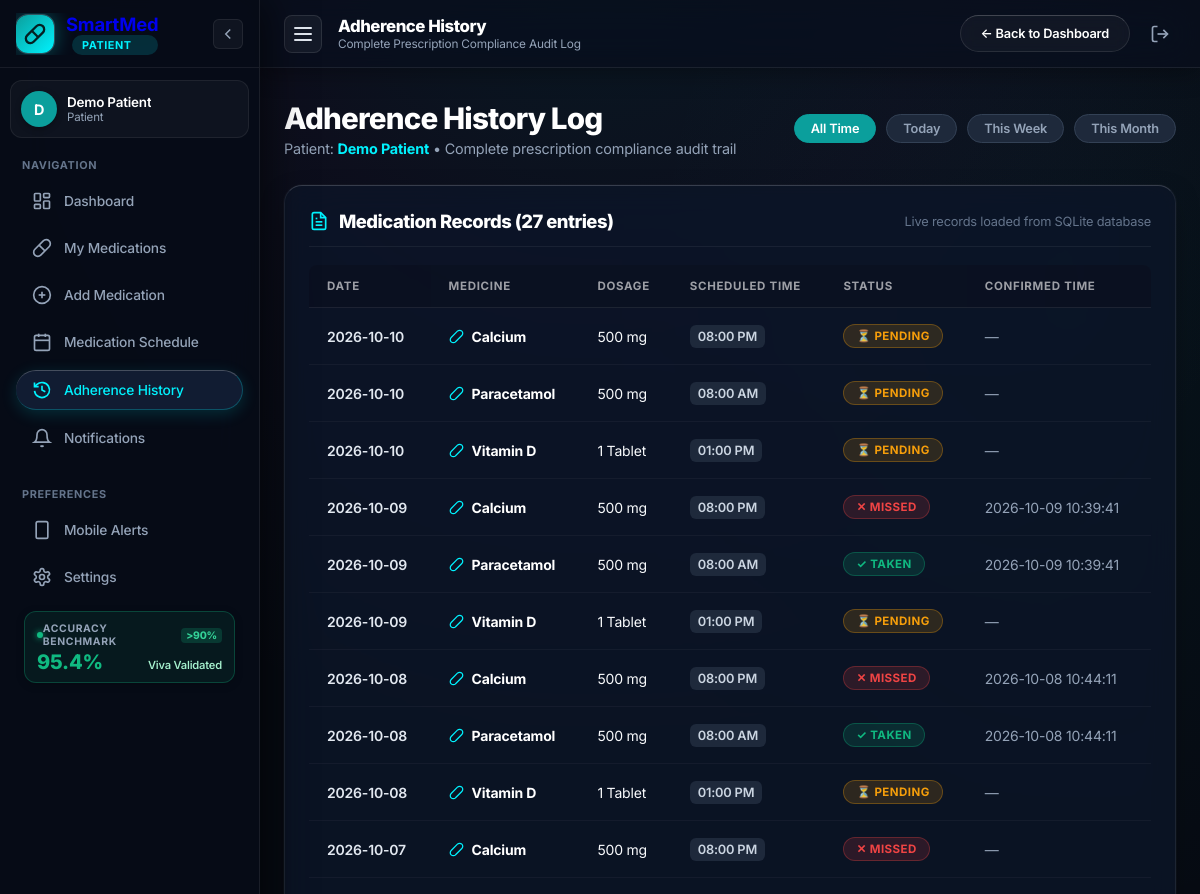
The page /history (signed in, upper part) on the database as committed earlier.
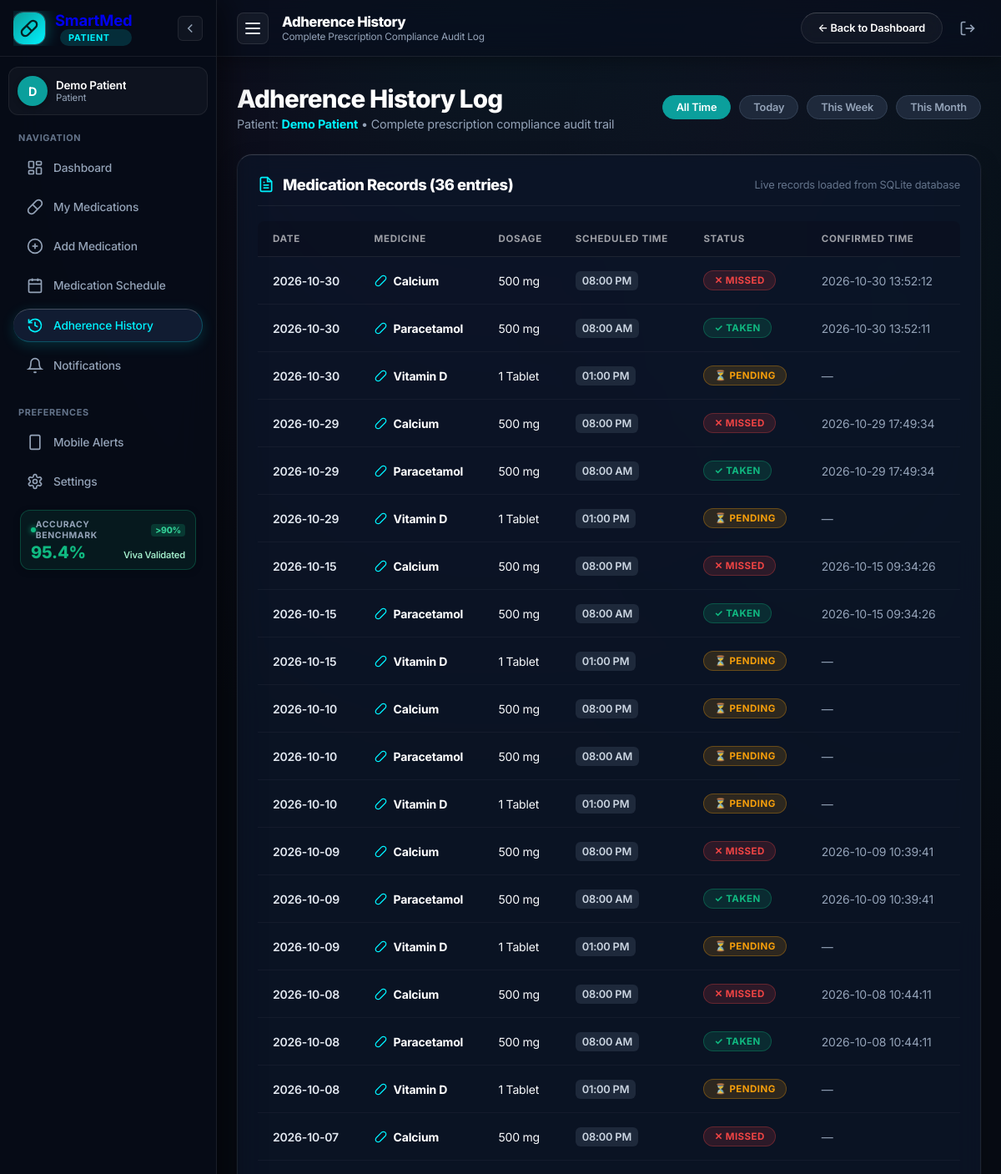
The same page on the database as committed later.
### tables this page shows
CREATE TABLE adherence (
            id INTEGER PRIMARY KEY AUTOINCREMENT,
            medication_id INTEGER NOT NULL,
            scheduled_date TEXT NOT NULL,
            scheduled_time TEXT NOT NULL,
            status TEXT NOT NULL DEFAULT 'PENDING',
            confirmed_at TEXT,
            FOREIGN KEY (medication_id) REFERENCES medications(id) ON DELETE CASCADE
        );

CREATE TABLE medications (
            id INTEGER PRIMARY KEY AUTOINCREMENT,
            patient_id INTEGER NOT NULL,
            medicine_name TEXT NOT NULL,
            dosage TEXT NOT NULL,
            frequency TEXT NOT NULL,
            scheduled_time TEXT NOT NULL,
            start_date TEXT NOT NULL,
            end_date TEXT NOT NULL, instructions TEXT DEFAULT '',
            FOREIGN KEY (patient_id) REFERENCES users(id) ON DELETE CASCADE
        );

### app.py (the view)
@app.route("/history")
def history():
    if "user_id" not in session:
        return redirect(url_for("login"))
    conn = get_db()
    cursor = conn.cursor()
    if session.get("role") == "caregiver":
        req_p = request.args.get("patient_id")
        cursor.execute("""
            SELECT u.id, u.name
            FROM caregiver_patients cp
            JOIN users u ON cp.patient_id = u.id
            WHERE cp.caregiver_id = ?
        """, (session["user_id"],))
        auth_pts = cursor.fetchall()
        if not auth_pts:
            conn.close()
            return "No authorized patients assigned to your account.", 403
        if req_p:
            match = [p for p in auth_pts if p["id"] == int(req_p)]
            if not match:
                conn.close()
                return "403 Forbidden: You are not authorized to view this patient.", 403
            patient_id = match[0]["id"]
            patient_name = match[0]["name"]
        else:
            patient_id = auth_pts[0]["id"]
            patient_name = auth_pts[0]["name"]
    else:
        patient_id = session["user_id"]
        patient_name = session.get("user_name")
    filter_period = request.args.get("filter", "all")  # today, week, month, all
    today = date.today()
    query = """
        SELECT
            a.id,
            a.scheduled_date,
            a.scheduled_time,
            a.status,
            a.confirmed_at,
            m.medicine_name,
            m.dosage,
            m.frequency,
            m.instructions
        FROM adherence a
        JOIN medications m ON a.medication_id = m.id
        WHERE m.patient_id = ?
    """
    params = [patient_id]
    if filter_period == "today":
        query += " AND a.scheduled_date = ?"
        params.append(today.strftime("%Y-%m-%d"))
    elif filter_period == "week":
        week_ago = (today - timedelta(days=7)).strftime("%Y-%m-%d")
        query += " AND a.scheduled_date >= ?"
        params.append(week_ago)
    elif filter_period == "month":
        month_ago = (today - timedelta(days=30)).strftime("%Y-%m-%d")
        query += " AND a.scheduled_date >= ?"
        params.append(month_ago)
    query += " ORDER BY a.scheduled_date DESC, a.scheduled_time DESC"
    cursor.execute(query, params)
    history_records = cursor.fetchall()
    conn.close()
    return render_template(
        "history.html",
        records=history_records,
        active_filter=filter_period,
        patient_name=patient_name
    )

### app.py (called while the page is built)
def get_db():
    conn = sqlite3.connect(DATABASE_PATH)
    conn.row_factory = sqlite3.Row
    return conn

    def __call__(self, environ, start_response):
        path_info = environ.get('PATH_INFO', '')
        if path_info.startswith('/api/index'):
            subpath = path_info[len('/api/index'):]
            if not subpath or subpath == '/':
                environ['PATH_INFO'] = '/'
            else:
                environ['PATH_INFO'] = subpath if subpath.startswith('/') else ('/' + subpath)
        return self.wsgi_app(environ, start_response)

### templates/history.html (shortened to what this page needs)
<!DOCTYPE html>
<html lang="en">
<head>
  <link rel="stylesheet" href="{{ url_for('static', filename='css/style.css') }}">
</head>
<body class="app-layout">
  {% set active_page = 'history' %}
  {% include 'sidebar_partial.html' %}
  <div class="app-main-wrapper">
    <header class="app-topbar">
      <div class="topbar-left">
        <button type="button" class="hamburger-btn" id="sidebarHamburgerBtn" onclick="toggleSidebar()" aria-label="Toggle Navigation Sidebar" title="Toggle Sidebar">
          <span class="hamburger-line"></span>
          <span class="hamburger-line"></span>
          <span class="hamburger-line"></span>
        </button>
        <div class="topbar-page-info">
          <h2 class="topbar-title">Adherence History</h2>
          <span class="topbar-subtitle">Complete Prescription Compliance Audit Log</span>
        </div>
      </div>
      <div class="topbar-right">
        <a href="{{ url_for('admin_dashboard' if session.get('role') == 'admin' else ('caregiver_dashboard' if session.get('role') == 'caregiver' else 'patient_dashboard')) }}" class="btn-secondary" style="padding:6px 14px; font-size:0.8rem;">
          ← Back to Dashboard
        </a>
        <a href="{{ url_for('logout') }}" class="btn-logout" title="Sign Out">
          <svg width="20" height="20" viewBox="0 0 24 24" fill="none" stroke="currentColor" stroke-width="2">
            <path d="M9 21H5a2 2 0 0 1-2-2V5a2 2 0 0 1 2-2h4"/><polyline points="16 17 21 12 16 7"/><line x1="21" y1="12" x2="9" y2="12"/>
          </svg>
        </a>
      </div>
    </header>
    <main class="main-content">
    <div class="dashboard-header">
      <div class="header-title-box">
        <h1>Adherence History Log</h1>
        <p>Patient: <strong style="color:var(--cyan-accent);">{{ patient_name }}</strong> • Complete prescription compliance audit trail</p>
      </div>
      <div class="filter-bar">
        <a href="{{ url_for('history', filter='all') }}" class="filter-btn {{ 'active' if active_filter == 'all' else '' }}">All Time</a>
        <a href="{{ url_for('history', filter='today') }}" class="filter-btn {{ 'active' if active_filter == 'today' else '' }}">Today</a>
        <a href="{{ url_for('history', filter='week') }}" class="filter-btn {{ 'active' if active_filter == 'week' else '' }}">This Week</a>
        <a href="{{ url_for('history', filter='month') }}" class="filter-btn {{ 'active' if active_filter == 'month' else '' }}">This Month</a>
      </div>
    </div>
    <section class="section-card">
      <div class="section-header">
        <div class="section-title-box">
          <h2 class="section-title">Medication Records ({{ records|length }} entries)</h2>
        </div>
        <span style="font-size:0.8rem; color:var(--text-dim);">Live records loaded from SQLite database</span>
      </div>
      <div class="table-responsive">
        <table class="med-table">
          <thead>
            <tr>
              <th>Date</th>
              <th>Medicine</th>
              <th>Dosage</th>
              <th>Scheduled Time</th>
              <th>Status</th>
              <th>Confirmed Time</th>
            </tr>
          </thead>
          <tbody>
            {% if records %}
              {% for r in records %}
                <tr>
                  <td style="font-weight:600; color:#E2E8F0;">{{ r.scheduled_date }}</td>
                  <td>
                    <div class="med-name-cell">
                      <svg width="15" height="15" viewBox="0 0 24 24" fill="none" stroke="var(--cyan-accent)" stroke-width="2">
                        <path d="m10.5 20.5 10-10a4.95 4.95 0 1 0-7-7l-10 10a4.95 4.95 0 1 0 7 7Z"/>
                      </svg>
                      <span>{{ r.medicine_name }}</span>
                    </div>
                  </td>
                  <td>{{ r.dosage }}</td>
                  <td>
                    <span class="med-time-badge">{{ r.scheduled_time }}</span>
                  </td>
                  <td>
                    {% if r.status == 'TAKEN' %}
                      <span class="status-pill status-taken">✓ TAKEN</span>
                    {% elif r.status == 'MISSED' %}
                      <span class="status-pill status-missed">✕ MISSED</span>
                    {% else %}
                      <span class="status-pill status-pending">⏳ PENDING</span>
                    {% endif %}
                  </td>
                  <td style="font-size:0.8rem; color:var(--text-muted);">
                    {{ r.confirmed_at if r.confirmed_at else '—' }}
                  </td>
                </tr>
              {% endfor %}
            {% else %}
              <tr>
                <td colspan="6" style="text-align:center; padding:32px; color:var(--text-dim);">
                  No adherence records found for the selected time filter.
                </td>
              </tr>
            {% endif %}
          </tbody>
        </table>
      </div>
    </section>
  </main>
  </div>
</body>
</html>

### templates/sidebar_partial.html (shortened to what this page needs)
<aside class="app-sidebar" id="appSidebar" aria-label="Main Navigation">
  <div class="sidebar-header">
    <a href="{{ url_for('admin_dashboard' if session.get('role') == 'admin' else ('caregiver_dashboard' if session.get('role') == 'caregiver' else 'patient_dashboard')) }}" class="sidebar-brand">
      <div class="brand-icon-box" style="">
        {% if session.get('role') == 'admin' %}
          <svg width="22" height="22" viewBox="0 0 24 24" fill="none" stroke="currentColor" stroke-width="2.5">
            <path d="M12 22s8-4 8-10V5l-8-3-8 3v7c0 6 8 10 8 10z"/>
          </svg>
        {% elif session.get('role') == 'caregiver' %}
          <svg width="22" height="22" viewBox="0 0 24 24" fill="none" stroke="#042022" stroke-width="2.5">
            <path d="M19 14c1.49-1.46 3-3.21 3-5.5A5.5 5.5 0 0 0 16.5 3c-1.76 0-3 .5-4.5 2-1.5-1.5-2.74-2-4.5-2A5.5 5.5 0 0 0 2 8.5c0 2.3 1.5 4.05 3 5.5l7 7Z"/>
          </svg>
        {% else %}
          <svg width="22" height="22" viewBox="0 0 24 24" fill="none" stroke="currentColor" stroke-width="2.5">
            <path d="m10.5 20.5 10-10a4.95 4.95 0 1 0-7-7l-10 10a4.95 4.95 0 1 0 7 7Z"/>
            <path d="m8.5 8.5 7 7"/>
          </svg>
        {% endif %}
      </div>
      <div class="sidebar-brand-text">
        <span class="brand-name">SmartMed</span>
        <span class="brand-tag" style="{% if session.get('role') == 'admin' %}background:rgba(239,68,68,0.2); color:#FCA5A5;{% elif session.get('role') == 'caregiver' %}background:rgba(16,185,129,0.15); color:#6EE7B7;{% endif %}">
          {{ 'Governance' if session.get('role') == 'admin' else ('Caregiver' if session.get('role') == 'caregiver' else 'Patient') }}
        </span>
      </div>
    </a>
    <button type="button" class="sidebar-toggle-btn" id="sidebarCollapseBtn" onclick="toggleSidebarCollapse()" title="Toggle Sidebar" aria-label="Toggle Sidebar Expansion">
      <svg width="18" height="18" viewBox="0 0 24 24" fill="none" stroke="currentColor" stroke-width="2">
        <polyline points="15 18 9 12 15 6"/>
      </svg>
    </button>
  </div>
  <div class="sidebar-scroll-container">
    <div class="sidebar-user-block">
      <div class="sidebar-user-avatar" style="{% if session.get('role') == 'admin' %}background:#DC2626;{% elif session.get('role') == 'caregiver' %}background:#059669;{% endif %}">
        {{ (session.get('user_name') or 'U')[0] | upper }}
      </div>
      <div class="sidebar-user-meta">
        <div class="sidebar-user-name" title="{{ session.get('user_name') }}">
          {{ session.get('user_name', 'Authorized User') }}
        </div>
        <div class="sidebar-user-role">
          {{ session.get('role', 'patient') | capitalize }}
        </div>
      </div>
    </div>
    <nav class="sidebar-nav">
      <div class="sidebar-section-title">Navigation</div>
      {% if session.get('role') == 'patient' %}
        <a href="{{ url_for('patient_dashboard') }}" class="sidebar-nav-item {{ 'active' if active_page == 'dashboard' else '' }}" data-tooltip="Dashboard">
          <svg width="20" height="20" viewBox="0 0 24 24" fill="none" stroke="currentColor" stroke-width="2">
            <rect width="7" height="9" x="3" y="3" rx="1"/><rect width="7" height="5" x="14" y="3" rx="1"/>
            <rect width="7" height="9" x="14" y="12" rx="1"/><rect width="7" height="5" x="3" y="16" rx="1"/>
          </svg>
          <span class="nav-label">Dashboard</span>
        </a>
        <a href="{{ url_for('patient_dashboard') }}#todayMedicationsSection" class="sidebar-nav-item {{ 'active' if active_page == 'medications' else '' }}" data-tooltip="My Medications">
          <svg width="20" height="20" viewBox="0 0 24 24" fill="none" stroke="currentColor" stroke-width="2">
            <path d="m10.5 20.5 10-10a4.95 4.95 0 1 0-7-7l-10 10a4.95 4.95 0 1 0 7 7Z"/><path d="m8.5 8.5 7 7"/>
          </svg>
          <span class="nav-label">My Medications</span>
        </a>
        <a href="{{ url_for('add_medication') }}" class="sidebar-nav-item {{ 'active' if active_page == 'add_medication' else '' }}" data-tooltip="Add Medication">
          <svg width="20" height="20" viewBox="0 0 24 24" fill="none" stroke="currentColor" stroke-width="2">
            <circle cx="12" cy="12" r="10"/><line x1="12" y1="8" x2="12" y2="16"/><line x1="8" y1="12" x2="16" y2="12"/>
          </svg>
          <span class="nav-label">Add Medication</span>
        </a>
        <a href="{{ url_for('patient_dashboard') }}#analyticsSection" class="sidebar-nav-item {{ 'active' if active_page == 'schedule' else '' }}" data-tooltip="Medication Schedule">
          <svg width="20" height="20" viewBox="0 0 24 24" fill="none" stroke="currentColor" stroke-width="2">
            <rect width="18" height="18" x="3" y="4" rx="2" ry="2"/><line x1="16" y1="2" x2="16" y2="6"/><line x1="8" y1="2" x2="8" y2="6"/><line x1="3" y1="10" x2="21" y2="10"/>
          </svg>
          <span class="nav-label">Medication Schedule</span>
        </a>
        <a href="{{ url_for('history') }}" class="sidebar-nav-item {{ 'active' if active_page == 'history' else '' }}" data-tooltip="Adherence History">
          <svg width="20" height="20" viewBox="0 0 24 24" fill="none" stroke="currentColor" stroke-width="2">
            <path d="M3 3v5h5"/><path d="M3.05 13A9 9 0 1 0 6 5.3L3 8"/><path d="M12 7v5l4 2"/>
          </svg>
          <span class="nav-label">Adherence History</span>
        </a>
        <a href="javascript:void(0)" onclick="toggleNotificationsDrawer()" class="sidebar-nav-item" data-tooltip="Notifications">
          <svg width="20" height="20" viewBox="0 0 24 24" fill="none" stroke="currentColor" stroke-width="2">
            <path d="M6 8a6 6 0 0 1 12 0c0 7 3 9 3 9H3s3-2 3-9"/><path d="M10.3 21a1.94 1.94 0 0 0 3.4 0"/>
          </svg>
          <span class="nav-label">Notifications</span>
        </a>
        <div class="sidebar-section-title" style="margin-top:16px;">Preferences</div>
        <a href="{{ url_for('notification_settings') }}" class="sidebar-nav-item {{ 'active' if active_page == 'notification_settings' else '' }}" data-tooltip="Mobile Alerts">
          <svg width="20" height="20" viewBox="0 0 24 24" fill="none" stroke="currentColor" stroke-width="2">
            <rect width="14" height="20" x="5" y="2" rx="2" ry="2"/><line x1="12" y1="18" x2="12.01" y2="18"/>
          </svg>
          <span class="nav-label">Mobile Alerts</span>
        </a>
        <a href="{{ url_for('settings') }}" class="sidebar-nav-item {{ 'active' if active_page == 'settings' else '' }}" data-tooltip="Settings & Profile">
          <span class="nav-label">Settings</span>
        </a>
      {% endif %}
    </nav>
    <div class="sidebar-accuracy-badge" onclick="openVivaAccuracyModal()" title="Click to view Viva Evaluation Audit (>90%)">
      <div class="sab-header">
        <span class="sab-dot"></span>
        <span class="sab-title">ACCURACY BENCHMARK</span>
        <span class="sab-pass">&gt;90%</span>
      </div>
      <div class="sab-metric">
        <span class="sab-value">95.4%</span>
        <span class="sab-sub">Viva Validated</span>
      </div>
    </div>
  </div>
</aside>

Rows that differ between the two databases and show on the page:
added adherence: scheduled_date "2026-10-30", medicine_name "Calcium", dosage "500 mg", scheduled_time "08:00 PM", status "✕ MISSED", confirmed_at "2026-10-30 13:52:12"
added adherence: scheduled_date "2026-10-30", medicine_name "Paracetamol", dosage "500 mg", scheduled_time "08:00 AM", status "✓ TAKEN", confirmed_at "2026-10-30 13:52:11"
added adherence: scheduled_date "2026-10-30", medicine_name "Vitamin D", dosage "1 Tablet", scheduled_time "01:00 PM", status "⏳ PENDING", confirmed_at "—"
added adherence: scheduled_date "2026-10-29", medicine_name "Calcium", dosage "500 mg", scheduled_time "08:00 PM", status "✕ MISSED", confirmed_at "2026-10-29 17:49:34"
added adherence: scheduled_date "2026-10-29", medicine_name "Paracetamol", dosage "500 mg", scheduled_time "08:00 AM", status "✓ TAKEN", confirmed_at "2026-10-29 17:49:34"
added adherence: scheduled_date "2026-10-29", medicine_name "Vitamin D", dosage "1 Tablet", scheduled_time "01:00 PM", status "⏳ PENDING", confirmed_at "—"
added adherence: scheduled_date "2026-10-15", medicine_name "Calcium", dosage "500 mg", scheduled_time "08:00 PM", status "✕ MISSED", confirmed_at "2026-10-15 09:34:26"
added adherence: scheduled_date "2026-10-15", medicine_name "Paracetamol", dosage "500 mg", scheduled_time "08:00 AM", status "✓ TAKEN", confirmed_at "2026-10-15 09:34:26"
added adherence: scheduled_date "2026-10-15", medicine_name "Vitamin D", dosage "1 Tablet", scheduled_time "01:00 PM", status "⏳ PENDING", confirmed_at "—"
Other text that changed with them:
{{ records|length }}: "27" → "36"
